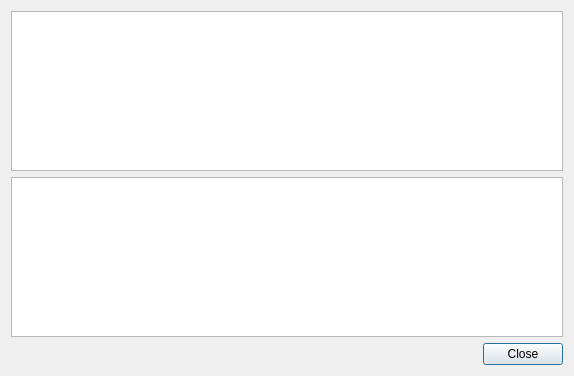
<?xml version="1.0" encoding="UTF-8"?>
<ui version="4.0">
 <class>ProblemsDialog</class>
 <widget class="QDialog" name="ProblemsDialog">
  <property name="geometry">
   <rect>
    <x>0</x>
    <y>0</y>
    <width>574</width>
    <height>376</height>
   </rect>
  </property>
  <property name="windowTitle">
   <string>Problems</string>
  </property>
  <layout class="QVBoxLayout" name="verticalLayout" stretch="0,0,0">
   <item>
    <widget class="QTreeWidget" name="problemsWidget">
     <property name="columnCount">
      <number>2</number>
     </property>
     <attribute name="headerVisible">
      <bool>false</bool>
     </attribute>
     <attribute name="headerDefaultSectionSize">
      <number>350</number>
     </attribute>
     <column>
      <property name="text">
       <string notr="true">1</string>
      </property>
     </column>
     <column>
      <property name="text">
       <string notr="true">2</string>
      </property>
     </column>
    </widget>
   </item>
   <item>
    <widget class="QTextBrowser" name="descriptionText">
     <property name="lineWrapMode">
      <enum>QTextEdit::NoWrap</enum>
     </property>
     <property name="readOnly">
      <bool>true</bool>
     </property>
     <property name="html">
      <string>&lt;!DOCTYPE HTML PUBLIC &quot;-//W3C//DTD HTML 4.0//EN&quot; &quot;http://www.w3.org/TR/REC-html40/strict.dtd&quot;&gt;
&lt;html&gt;&lt;head&gt;&lt;meta name=&quot;qrichtext&quot; content=&quot;1&quot; /&gt;&lt;style type=&quot;text/css&quot;&gt;
p, li { white-space: pre-wrap; }
&lt;/style&gt;&lt;/head&gt;&lt;body style=&quot; font-family:'MS Shell Dlg 2'; font-size:8.25pt; font-weight:400; font-style:normal;&quot;&gt;
&lt;p style=&quot;-qt-paragraph-type:empty; margin-top:0px; margin-bottom:0px; margin-left:0px; margin-right:0px; -qt-block-indent:0; text-indent:0px; font-size:7.8pt;&quot;&gt;&lt;br /&gt;&lt;/p&gt;&lt;/body&gt;&lt;/html&gt;</string>
     </property>
    </widget>
   </item>
   <item>
    <layout class="QHBoxLayout" name="horizontalLayout">
     <item>
      <spacer name="horizontalSpacer">
       <property name="orientation">
        <enum>Qt::Horizontal</enum>
       </property>
       <property name="sizeHint" stdset="0">
        <size>
         <width>40</width>
         <height>20</height>
        </size>
       </property>
      </spacer>
     </item>
     <item>
      <widget class="QPushButton" name="closeButton">
       <property name="text">
        <string>Close</string>
       </property>
      </widget>
     </item>
    </layout>
   </item>
  </layout>
 </widget>
 <resources/>
 <connections>
  <connection>
   <sender>closeButton</sender>
   <signal>clicked()</signal>
   <receiver>ProblemsDialog</receiver>
   <slot>accept()</slot>
   <hints>
    <hint type="sourcelabel">
     <x>526</x>
     <y>354</y>
    </hint>
    <hint type="destinationlabel">
     <x>286</x>
     <y>187</y>
    </hint>
   </hints>
  </connection>
 </connections>
</ui>
